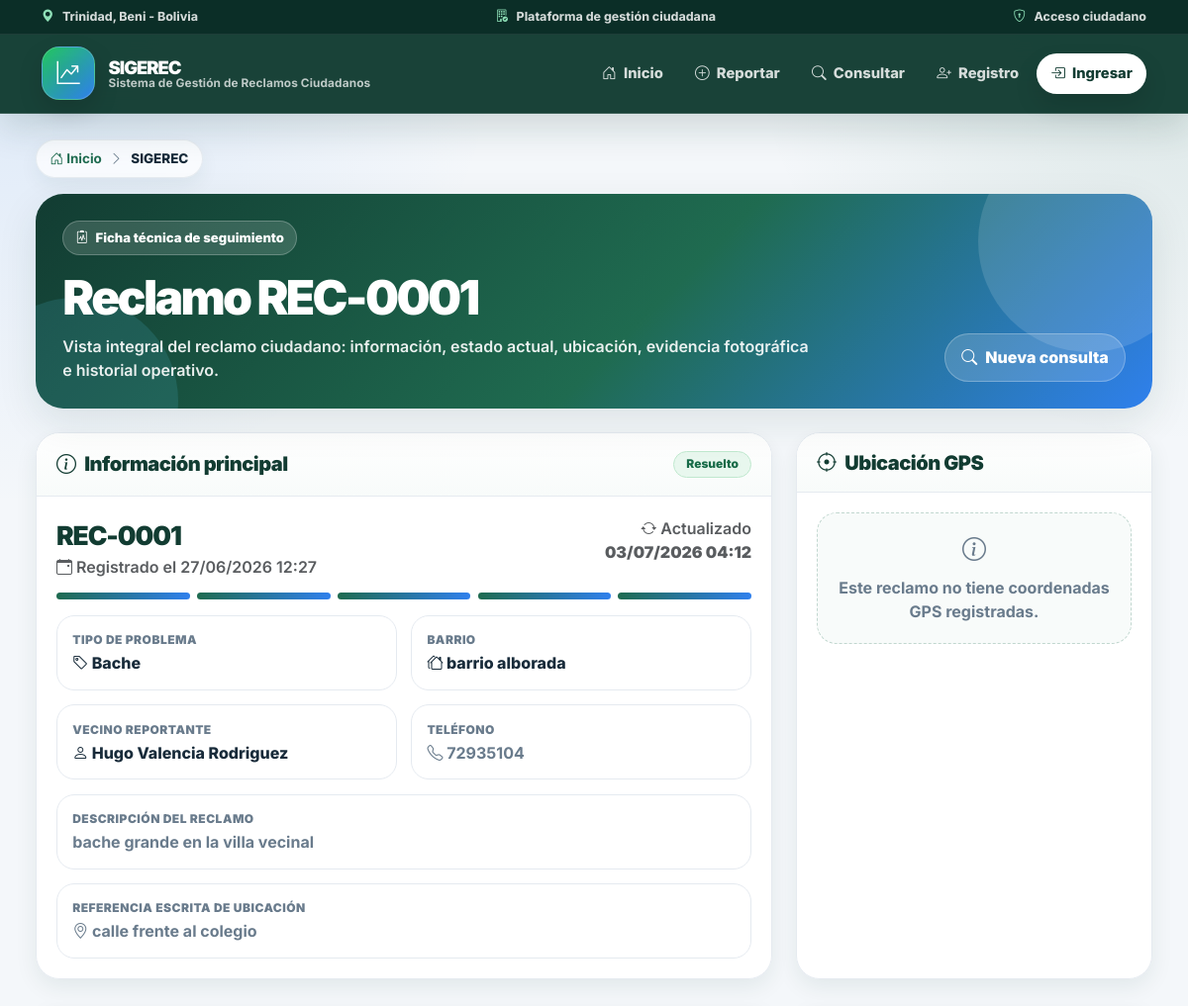
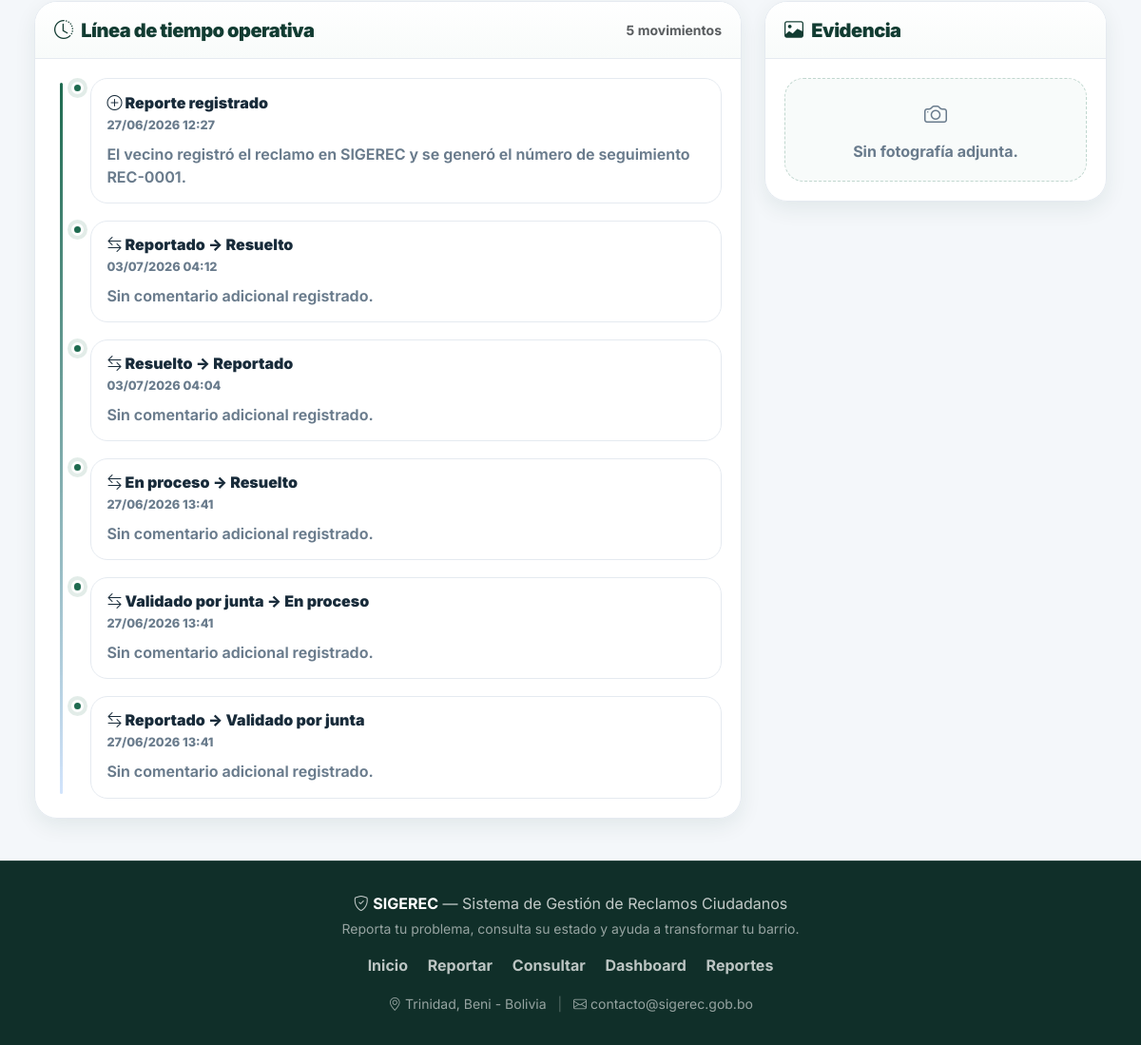
/reporte/REC-0001/, run on the app's committed database (2 pictures, top to bottom).
### reportes/models.py (models this page shows, shortened)
class Reporte(models.Model):
    TIPOS = (
        ('bache', 'Bache'),
        ('basura', 'Basura acumulada'),
        ('alumbrado', 'Alumbrado dañado'),
        ('otro', 'Otro'),
    )
    ESTADOS = (
        ('reportado', 'Reportado'),
        ('validado', 'Validado por junta'),
        ('derivado', 'Derivado al municipio'),
        ('proceso', 'En proceso'),
        ('resuelto', 'Resuelto'),
    )
    vecino = models.ForeignKey(Vecino, on_delete=models.CASCADE)
    tipo = models.CharField(max_length=20, choices=TIPOS)
    descripcion = models.TextField()
    ubicacion = models.CharField(max_length=200)
    latitud = models.DecimalField(max_digits=10, decimal_places=7, null=True, blank=True)
    longitud = models.DecimalField(max_digits=10, decimal_places=7, null=True, blank=True)
    foto = models.ImageField(upload_to='reportes/', null=True, blank=True)
    numero_seguimiento = models.CharField(max_length=20, unique=True)
    estado = models.CharField(max_length=20, choices=ESTADOS, default='reportado')
    fecha_creacion = models.DateTimeField(auto_now_add=True)
    fecha_actualizacion = models.DateTimeField(auto_now=True)
    @property
    def tiene_gps(self):
        return self.latitud is not None and self.longitud is not None
    class Meta:
        verbose_name_plural = "Reportes"

class Historial(models.Model):
    reporte = models.ForeignKey(Reporte, on_delete=models.CASCADE)
    estado_anterior = models.CharField(max_length=20)
    estado_nuevo = models.CharField(max_length=20)
    fecha_cambio = models.DateTimeField(auto_now_add=True)
    comentario = models.TextField(blank=True)
    class Meta:
        verbose_name_plural = "Historiales"

### vecinos/models.py (models this page shows, shortened)
class Vecino(models.Model):
    ROLES = (
        ('vecino', 'Vecino'),
        ('presidente', 'Presidente de Junta Vecinal'),
    )
    nombre = models.CharField(max_length=100)
    ci = models.CharField(max_length=15, unique=True)
    direccion = models.TextField()
    telefono = models.CharField(max_length=15)
    barrio = models.CharField(max_length=100)
    rol = models.CharField(max_length=20, choices=ROLES, default='vecino')
    usuario = models.OneToOneField(User, on_delete=models.CASCADE, null=True, blank=True)
    fecha_registro = models.DateTimeField(auto_now_add=True)
    class Meta:
        verbose_name_plural = "Vecinos"

### reportes/views.py (the view)
def detalle_reporte(request, numero_seguimiento):
    numero = numero_seguimiento.strip().upper()
    reporte = get_object_or_404(Reporte, numero_seguimiento=numero)
    historial_items = _historial_items(reporte)
    return render(request, 'detalle_reporte.html', {
        'reporte': reporte,
        'historial_items': historial_items,
    })

### reportes/views.py (called while the page is built)
def _historial_items(reporte):
    estados = dict(Reporte.ESTADOS)
    return [
        {
            'estado_anterior': h.estado_anterior,
            'estado_nuevo': h.estado_nuevo,
            'estado_anterior_display': estados.get(h.estado_anterior, h.estado_anterior),
            'estado_nuevo_display': estados.get(h.estado_nuevo, h.estado_nuevo),
            'fecha_cambio': h.fecha_cambio,
            'comentario': h.comentario,
        }
        for h in Historial.objects.filter(reporte=reporte).order_by('-fecha_cambio')
    ]

### templates/detalle_reporte.html (shortened to what this page needs)
{% extends 'base.html' %}
{% block contenido %}
<div class="page-shell">
    <div class="detail-hero">
        <div class="detail-hero-content d-flex flex-wrap justify-content-between align-items-end gap-3">
            <div>
                <div class="detail-kicker"><i class="bi bi-clipboard2-pulse"></i> Ficha técnica de seguimiento</div>
                <h2 class="detail-title">Reclamo {{ reporte.numero_seguimiento }}</h2>
                <p class="detail-subtitle">Vista integral del reclamo ciudadano: información, estado actual, ubicación, evidencia fotográfica e historial operativo.</p>
            </div>
            <div class="d-flex flex-wrap gap-2">
                <a href="{% url 'consultar' %}" class="detail-action"><i class="bi bi-search"></i> Nueva consulta</a>
            </div>
        </div>
    </div>
    <div class="row g-4 align-items-stretch">
        <div class="col-lg-8">
            <div class="detail-card">
                <div class="detail-card-header">
                    <h5><i class="bi bi-info-circle"></i> Información principal</h5>
                    <span class="badge badge-estado {% if reporte.estado == 'reportado' %}badge-reportado{% elif reporte.estado == 'validado' %}badge-validado{% elif reporte.estado == 'derivado' %}badge-derivado{% elif reporte.estado == 'proceso' %}badge-proceso{% elif reporte.estado == 'resuelto' %}badge-resuelto{% endif %}">{{ reporte.get_estado_display }}</span>
                </div>
                <div class="detail-card-body">
                    <div class="d-flex flex-wrap justify-content-between align-items-start gap-3">
                        <div>
                            <div class="detail-code">{{ reporte.numero_seguimiento }}</div>
                            <div class="text-muted fw-semibold"><i class="bi bi-calendar-event"></i> Registrado el {{ reporte.fecha_creacion|date:"d/m/Y H:i" }}</div>
                        </div>
                        <div class="text-md-end text-muted fw-semibold"><i class="bi bi-arrow-repeat"></i> Actualizado<br><strong>{{ reporte.fecha_actualizacion|date:"d/m/Y H:i" }}</strong></div>
                    </div>
                    <div class="status-strip" title="Avance visual del estado">
                        <div class="status-step active"></div>
                        <div class="status-step {% if reporte.estado == 'validado' or reporte.estado == 'derivado' or reporte.estado == 'proceso' or reporte.estado == 'resuelto' %}active{% endif %}"></div>
                        <div class="status-step {% if reporte.estado == 'derivado' or reporte.estado == 'proceso' or reporte.estado == 'resuelto' %}active{% endif %}"></div>
                        <div class="status-step {% if reporte.estado == 'proceso' or reporte.estado == 'resuelto' %}active{% endif %}"></div>
                        <div class="status-step {% if reporte.estado == 'resuelto' %}active{% endif %}"></div>
                    </div>
                    <div class="info-grid">
                        <div class="info-item"><div class="info-label">Tipo de problema</div><div class="info-value"><i class="bi bi-tag"></i> {{ reporte.get_tipo_display }}</div></div>
                        <div class="info-item"><div class="info-label">Barrio</div><div class="info-value"><i class="bi bi-houses"></i> {{ reporte.vecino.barrio }}</div></div>
                        <div class="info-item"><div class="info-label">Vecino reportante</div><div class="info-value"><i class="bi bi-person"></i> {{ reporte.vecino.nombre }}</div></div>
                        <div class="info-item"><div class="info-label">Teléfono</div><div class="info-value muted"><i class="bi bi-telephone"></i> {{ reporte.vecino.telefono }}</div></div>
                        <div class="info-item full"><div class="info-label">Descripción del reclamo</div><div class="info-value muted">{{ reporte.descripcion }}</div></div>
                        <div class="info-item full"><div class="info-label">Referencia escrita de ubicación</div><div class="info-value muted"><i class="bi bi-geo-alt"></i> {{ reporte.ubicacion }}</div></div>
                    </div>
                </div>
            </div>
        </div>
        <div class="col-lg-4">
            <div class="detail-card">
                <div class="detail-card-header"><h5><i class="bi bi-crosshair"></i> Ubicación GPS</h5></div>
                <div class="detail-card-body">
                    {% if reporte.tiene_gps %}
                        <div class="gps-panel">
                            <span class="gps-pill"><i class="bi bi-check-circle"></i> GPS registrado</span>
                            <div class="gps-coordinate-box"><i class="bi bi-pin-map"></i> {{ reporte.latitud }}, {{ reporte.longitud }}</div>
                            <a href="{{ reporte.google_maps_url }}" target="_blank" class="gps-link-button w-100 justify-content-center mb-3"><i class="bi bi-map"></i> Abrir en Google Maps</a>
                            <div class="sigerec-map" data-lat="{{ reporte.latitud|stringformat:'f' }}" data-lng="{{ reporte.longitud|stringformat:'f' }}" data-label="{{ reporte.numero_seguimiento }} - {{ reporte.get_tipo_display }}"></div>
                            <div class="map-caption"><i class="bi bi-map"></i> Mapa referencial con OpenStreetMap.</div>
                        </div>
                    {% else %}
                        <div class="empty-state-soft"><i class="bi bi-info-circle fs-4 d-block mb-2"></i> Este reclamo no tiene coordenadas GPS registradas.</div>
                    {% endif %}
                </div>
            </div>
        </div>
    </div>
    <div class="row g-4 mt-1 detail-lower-row align-items-start">
        <div class="col-lg-8">
            <div class="detail-card">
                <div class="detail-card-header">
                    <h5><i class="bi bi-clock-history"></i> Línea de tiempo operativa</h5>
                    <span class="text-muted fw-bold small">{{ historial_items|length }} movimiento{% if historial_items|length != 1 %}s{% endif %}</span>
                </div>
                <div class="detail-card-body">
                    <div class="timeline-premium">
                        <div class="timeline-premium-item">
                            <div class="timeline-premium-dot"></div>
                            <div class="timeline-premium-card">
                                <div class="timeline-premium-title"><i class="bi bi-plus-circle"></i> Reporte registrado</div>
                                <div class="timeline-premium-date">{{ reporte.fecha_creacion|date:"d/m/Y H:i" }}</div>
                                <div class="timeline-premium-text">El vecino registró el reclamo en SIGEREC y se generó el número de seguimiento {{ reporte.numero_seguimiento }}.</div>
                            </div>
                        </div>
                        {% for item in historial_items %}
                            <div class="timeline-premium-item">
                                <div class="timeline-premium-dot"></div>
                                <div class="timeline-premium-card">
                                    <div class="timeline-premium-title"><i class="bi bi-arrow-left-right"></i> {{ item.estado_anterior_display }} → {{ item.estado_nuevo_display }}</div>
                                    <div class="timeline-premium-date">{{ item.fecha_cambio|date:"d/m/Y H:i" }}</div>
                                    <div class="timeline-premium-text">{% if item.comentario %}{{ item.comentario }}{% else %}Sin comentario adicional registrado.{% endif %}</div>
                                </div>
                            </div>
                        {% endfor %}
                    </div>
                </div>
            </div>
        </div>
        <div class="col-lg-4">
            <div class="detail-card">
                <div class="detail-card-header"><h5><i class="bi bi-image"></i> Evidencia</h5></div>
                <div class="detail-card-body">
                    {% if reporte.foto and reporte.foto.url %}
                        <a href="{{ reporte.foto.url }}" target="_blank" class="photo-preview">
                            <img src="{{ reporte.foto.url }}" alt="Foto del reclamo {{ reporte.numero_seguimiento }}">
                            <div class="photo-preview-footer"><span><i class="bi bi-arrows-fullscreen"></i> Ver foto completa</span><i class="bi bi-box-arrow-up-right"></i></div>
                        </a>
                    {% else %}
                        <div class="empty-state-soft"><i class="bi bi-camera fs-4 d-block mb-2"></i> Sin fotografía adjunta.</div>
                    {% endif %}
                </div>
            </div>
        </div>
    </div>
</div>
{% endblock %}

### templates/base.html (style rules this page uses)
:root { --primary:#123C32; --primary-2:#1F6B50; --accent:#2F80ED; --accent-2:#56CCF2; --bg:#F4F7FA; --surface:#FFFFFF; --ink:#182B3A; --muted:#697B8C; --line:#E5EAF0; --warning:#B7791F; --danger:#B83232; --success:#1F7A4D; --shadow:0 14px 40px rgba(18,60,50,.10); --shadow-sm:0 8px 22px rgba(18,60,50,.08); --radius:18px; }
* { font-family:'Inter',system-ui,-apple-system,BlinkMacSystemFont,'Segoe UI',sans-serif; }
body { min-height:100vh; display:flex; flex-direction:column; color:var(--ink); background: radial-gradient(circle at top left, rgba(47,128,237,.12), transparent 32rem), radial-gradient(circle at top right, rgba(31,107,80,.13), transparent 28rem), var(--bg); }
.page-shell { width:100%;max-width:1480px;margin:0 auto; }
.badge-estado { display:inline-flex;align-items:center;border-radius:999px;padding:.42rem .75rem;font-size:.75rem;font-weight:850;border:1px solid transparent; }
.badge-resuelto { background:#E8F7EE;color:#176B48;border-color:#BFE8CE }
a { color:var(--accent);font-weight:700;text-decoration:none; }
.page-shell,.card-modern,.feature-card,.stat-card,.premium-card,.dashboard-hero,.hero-section { animation:sigerecFadeUp .45s ease both; }

### data on the page
Reporte: numero_seguimiento "REC-0001", estado "Resuelto", fecha_creacion "27/06/2026 12:27", fecha_actualizacion "03/07/2026 04:12", tipo "Bache", vecino.barrio "barrio alborada", vecino.nombre "Hugo Valencia Rodriguez", vecino.telefono "72935104", descripcion "bache grande en la villa vecinal", ubicacion "calle frente al colegio"
Historial: fecha_cambio "03/07/2026 04:12"
Historial: fecha_cambio "03/07/2026 04:04"
Historial: fecha_cambio "27/06/2026 13:41"
Historial: fecha_cambio "27/06/2026 13:41"
Historial: fecha_cambio "27/06/2026 13:41"

### other printed values
{{ historial_items|length }} "5"
{{ item.estado_anterior_display }} "Reportado" "Resuelto" "En proceso" "Validado por junta" "Reportado"
{{ item.estado_nuevo_display }} "Resuelto" "Reportado" "Resuelto" "En proceso" "Validado por junta"
